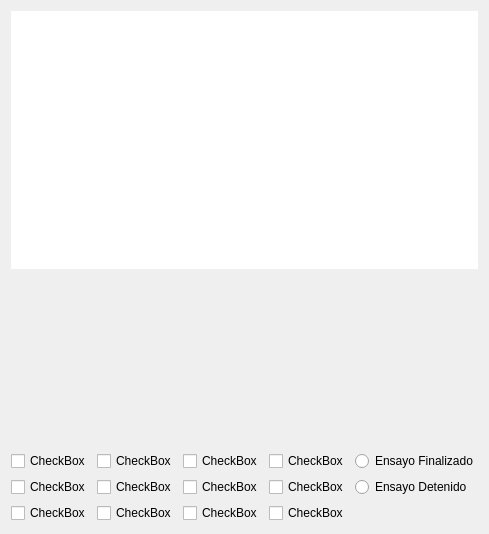
          <widget class="QWidget" name="tab_5">
           <attribute name="title">
            <string>Gráfico</string>
           </attribute>
           <layout class="QGridLayout" name="gridLayout_16">
            <item row="1" column="2">
             <spacer name="verticalSpacer_15">
              <property name="orientation">
               <enum>Qt::Vertical</enum>
              </property>
              <property name="sizeHint" stdset="0">
               <size>
                <width>20</width>
                <height>176</height>
               </size>
              </property>
             </spacer>
            </item>
            <item row="2" column="0">
             <widget class="QCheckBox" name="checkBox">
              <property name="text">
               <string>CheckBox</string>
              </property>
             </widget>
            </item>
            <item row="2" column="1">
             <widget class="QCheckBox" name="checkBox_4">
              <property name="text">
               <string>CheckBox</string>
              </property>
             </widget>
            </item>
            <item row="2" column="2">
             <widget class="QCheckBox" name="checkBox_7">
              <property name="text">
               <string>CheckBox</string>
              </property>
             </widget>
            </item>
            <item row="2" column="3">
             <widget class="QCheckBox" name="checkBox_10">
              <property name="text">
               <string>CheckBox</string>
              </property>
             </widget>
            </item>
            <item row="2" column="4">
             <widget class="QRadioButton" name="radioButton">
              <property name="text">
               <string>Ensayo Finalizado</string>
              </property>
             </widget>
            </item>
            <item row="3" column="0">
             <widget class="QCheckBox" name="checkBox_2">
              <property name="text">
               <string>CheckBox</string>
              </property>
             </widget>
            </item>
            <item row="3" column="1">
             <widget class="QCheckBox" name="checkBox_5">
              <property name="text">
               <string>CheckBox</string>
              </property>
             </widget>
            </item>
            <item row="3" column="2">
             <widget class="QCheckBox" name="checkBox_8">
              <property name="text">
               <string>CheckBox</string>
              </property>
             </widget>
            </item>
            <item row="3" column="3">
             <widget class="QCheckBox" name="checkBox_11">
              <property name="text">
               <string>CheckBox</string>
              </property>
             </widget>
            </item>
            <item row="3" column="4">
             <widget class="QRadioButton" name="radioButton_2">
              <property name="text">
               <string>Ensayo Detenido</string>
              </property>
             </widget>
            </item>
            <item row="4" column="0">
             <widget class="QCheckBox" name="checkBox_3">
              <property name="text">
               <string>CheckBox</string>
              </property>
             </widget>
            </item>
            <item row="4" column="1">
             <widget class="QCheckBox" name="checkBox_6">
              <property name="text">
               <string>CheckBox</string>
              </property>
             </widget>
            </item>
            <item row="4" column="2">
             <widget class="QCheckBox" name="checkBox_9">
              <property name="text">
               <string>CheckBox</string>
              </property>
             </widget>
            </item>
            <item row="4" column="3">
             <widget class="QCheckBox" name="checkBox_12">
              <property name="text">
               <string>CheckBox</string>
              </property>
             </widget>
            </item>
            <item row="0" column="0" colspan="5">
             <widget class="QWidget" name="widget" native="true">
              <property name="minimumSize">
               <size>
                <width>0</width>
                <height>258</height>
               </size>
              </property>
              <property name="maximumSize">
               <size>
                <width>800</width>
                <height>16777215</height>
               </size>
              </property>
              <property name="styleSheet">
               <string notr="true">background-color: rgb(255, 255, 255);</string>
              </property>
             </widget>
            </item>
           </layout>
          </widget>
